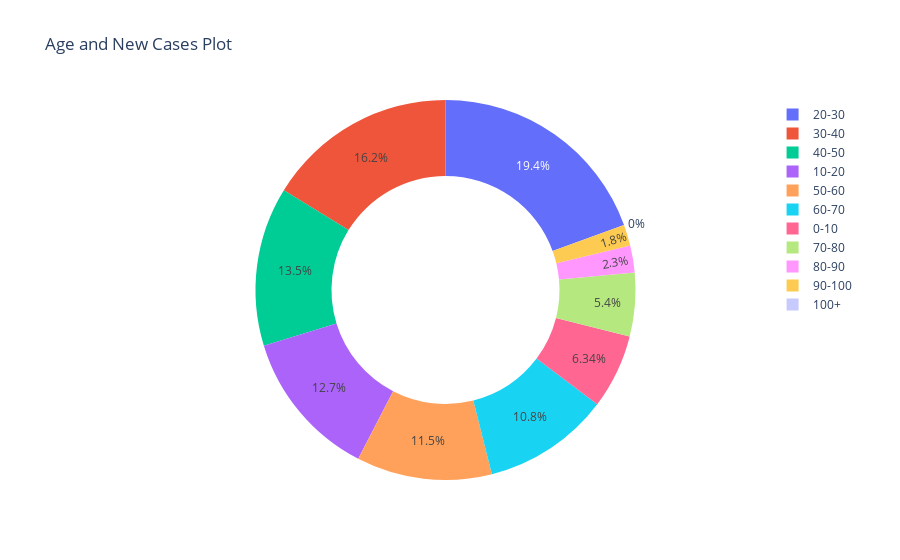

Notebook code for this chart:
### Code cell
all_age = pd.DataFrame(columns=['Country', 'Region', 'Code', 
                                'Date', 'Sex', 'Age', 
                                'AgeInt', 'Cases', 'Deaths', 
                                'Tests', 'New Cases'])
for key, val in age_grp.items():
    all_age = pd.concat([all_age, df_m[val][-7:], df_f[val][-7:]], axis=0)
    
fig = px.pie(all_age, 
             values='New Cases', names='Age', 
             title='Age and New Cases Plot',
             hole=.6)
fig.show()

### Figure 1 — Plotly figure (JSON) as saved in the notebook; plotly's stock layout.template omitted (floating-point values rounded to 4 significant figures; data arrays with more than 128 entries replaced by an {"elided": "..."} marker saying what was removed)
{"data": [{"domain": {"x": [0, 1], "y": [0, 1]}, "hole": 0.6, "hovertemplate": "Age=%{label}<br>New Cases=%{value}<extra></extra>", "labels": {"elided": "154 str values"}, "legendgroup": "", "name": "", "showlegend": true, "type": "pie", "values": {"elided": "154 int values"}}], "layout": {"legend": {"tracegroupgap": 0}, "title": {"text": "Age and New Cases Plot"}}}
